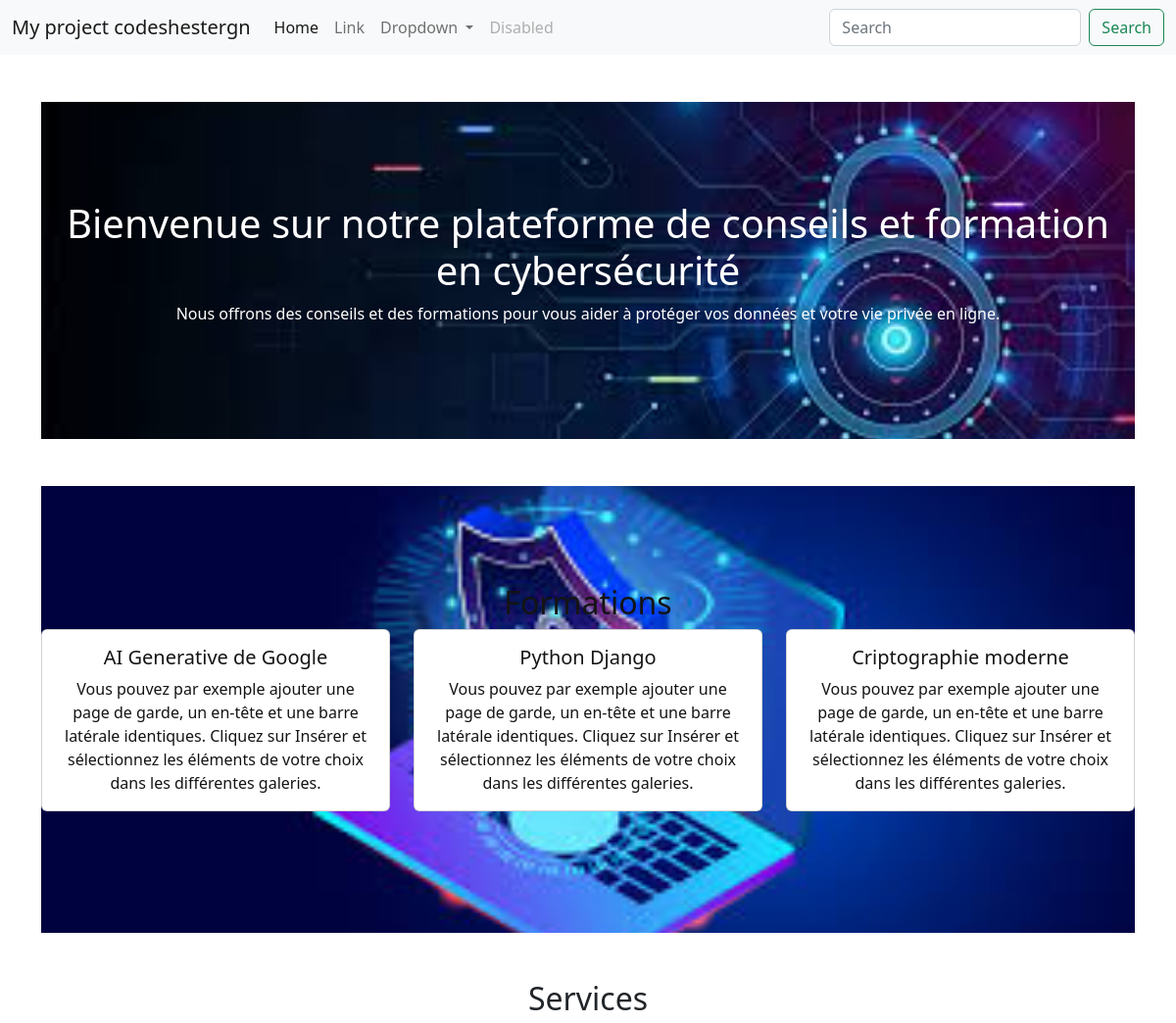
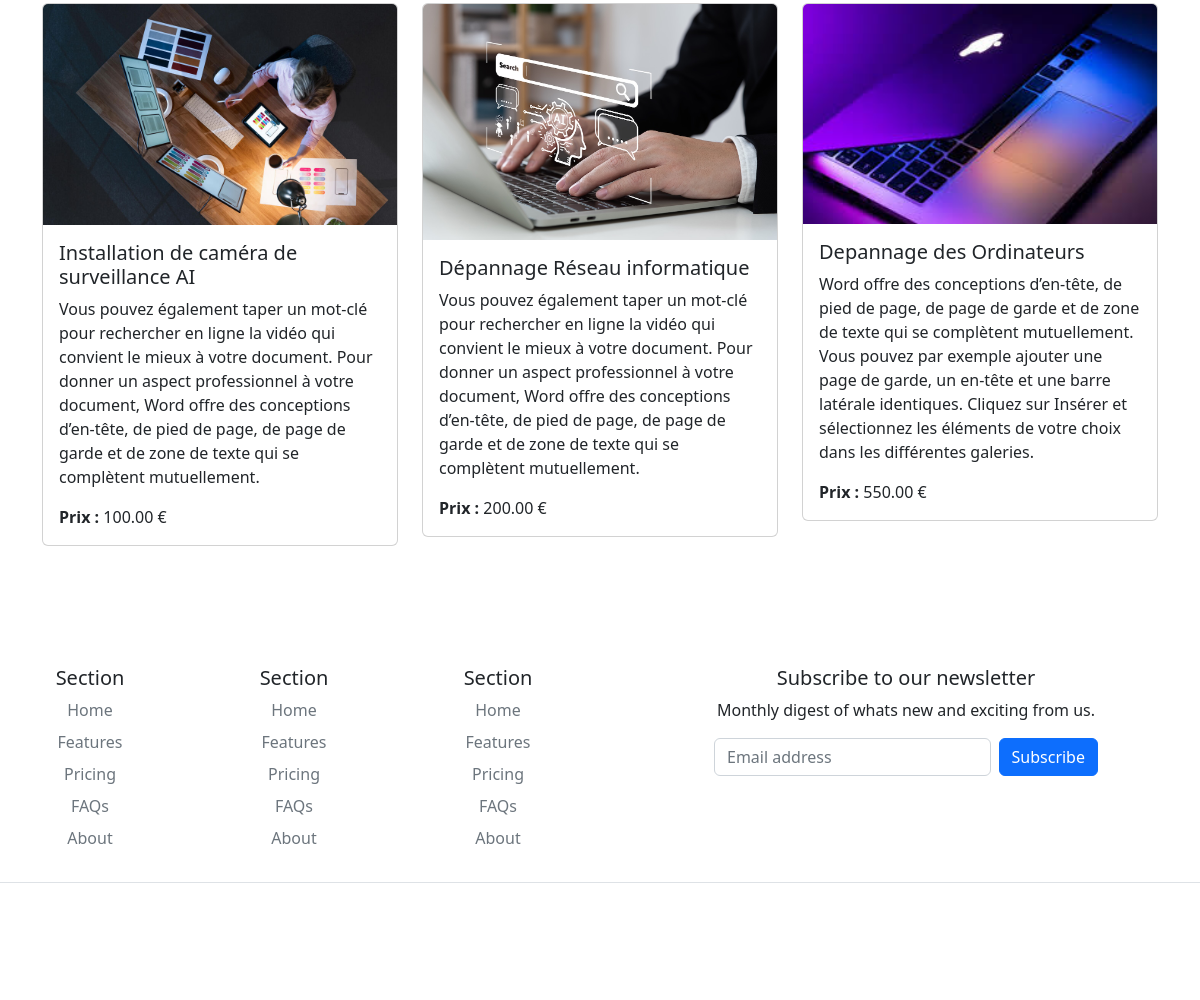
The page / on the database its author committed (2 pictures, top to bottom).
### formation/models.py (models this page shows, shortened)
class Formation(models.Model):
    title = models.CharField(max_length=100)
    description = models.TextField()
    certifier = models.BooleanField(default=False)
    price = models.DecimalField(max_digits=100, decimal_places=2)

### service/models.py (models this page shows, shortened)
class Service(models.Model):
    title = models.CharField(max_length=100)
    description = models.TextField()
    price = models.DecimalField(max_digits=10, decimal_places=2)
    image = models.ImageField(upload_to='images/service', blank=True)
    created_at = models.DateTimeField(auto_now_add=True)
    updated_at = models.DateTimeField(auto_now=True)

### home/views.py (the view)
# urls.py: path('', HomeView.as_view(), name='home'),
class HomeView(TemplateView):
    template_name = 'home/home.html'
    def get_context_data(self, **kwargs):
        context = super().get_context_data(**kwargs)
        context['formations'] = Formation.objects.all()
        context['services'] = Service.objects.all()
        return context

### home/templates/home/home.html (shortened to what this page needs)
<!DOCTYPE html>
{% load static %}
<html lang="en">
<head>
    <link href="https://cdn.jsdelivr.net/npm/bootstrap@5.2.3/dist/css/bootstrap.min.css" rel="stylesheet">
</head>
<body>
    <header>
        {% include 'home/navbar.html' %}
    </header>
    <main class="container mt-5">
        <section class="hero-section">
            <h1>Bienvenue sur notre plateforme de conseils et formation en cybersécurité</h1>
            <p>Nous offrons des conseils et des formations pour vous aider à protéger vos données et votre vie privée en ligne.</p>
        </section>
        <section id="formations" class="my-5">
            <h2 class="text-center">Formations</h2>
            <div class="row justify-content-center">
                {% for formation in formations %}
                    <div class="col-md-4 mb-4">
                        <div class="card">
                            <div class="card-body">
                                <h5 class="card-title">{{ formation.title }}</h5>
                                <p class="card-text">{{ formation.description }}</p>
                            </div>
                        </div>
                    </div>
                {% endfor %}
            </div>
        </section>
        <section id="services" class="my-5">
            <h2 class="text-center">Services</h2>
            <div class="row justify-content-center">
                {% for service in services %}
                    <div class="col-md-4 mb-4">
                        <div class="card">
                            {% if service.image %}
                                <img src="{{ service.image.url }}" class="card-img-top" alt="{{ service.title }}">
                            {% endif %}
                            <div class="card-body">
                                <h5 class="card-title">{{ service.title }}</h5>
                                <p class="card-text">{{ service.description }}</p>
                                <p class="card-text"><strong>Prix :</strong> {{ service.price }} €</p>
                            </div>
                        </div>
                    </div>
                {% endfor %}
            </div>
        </section>
    </main>
    <footer class="text-center mt-5">
        {% include 'home/footer.html' %}
    </footer>
</body>
</html>

### home/templates/home/navbar.html (shortened to what this page needs)
<nav class="navbar navbar-expand-lg bg-light">
    <div class="container-fluid">
      <a class="navbar-brand" href="#">My project codeshestergn</a>
      <div class="collapse navbar-collapse" id="navbarSupportedContent">
        <ul class="navbar-nav me-auto mb-2 mb-lg-0">
          <li class="nav-item">
            <a class="nav-link active" aria-current="page" href="#">Home</a>
          </li>
          <li class="nav-item">
            <a class="nav-link" href="#">Link</a>
          </li>
          <li class="nav-item dropdown">
            <a class="nav-link dropdown-toggle" href="#" role="button" data-bs-toggle="dropdown" aria-expanded="false">
              Dropdown
            </a>
          </li>
          <li class="nav-item">
            <a class="nav-link disabled">Disabled</a>
          </li>
        </ul>
        <form class="d-flex" role="search">
          <input class="form-control me-2" type="search" placeholder="Search" aria-label="Search">
          <button class="btn btn-outline-success" type="submit">Search</button>
        </form>
      </div>
    </div>
  </nav>

### home/templates/home/footer.html (shortened to what this page needs)
<footer class="py-5">
    <div class="row">
      <div class="col-2">
        <h5>Section</h5>
        <ul class="nav flex-column">
          <li class="nav-item mb-2"><a href="#" class="nav-link p-0 text-muted">Home</a></li>
          <li class="nav-item mb-2"><a href="#" class="nav-link p-0 text-muted">Features</a></li>
          <li class="nav-item mb-2"><a href="#" class="nav-link p-0 text-muted">Pricing</a></li>
          <li class="nav-item mb-2"><a href="#" class="nav-link p-0 text-muted">FAQs</a></li>
          <li class="nav-item mb-2"><a href="#" class="nav-link p-0 text-muted">About</a></li>
        </ul>
      </div>
      <div class="col-2">
        <h5>Section</h5>
        <ul class="nav flex-column">
          <li class="nav-item mb-2"><a href="#" class="nav-link p-0 text-muted">Home</a></li>
          <li class="nav-item mb-2"><a href="#" class="nav-link p-0 text-muted">Features</a></li>
          <li class="nav-item mb-2"><a href="#" class="nav-link p-0 text-muted">Pricing</a></li>
          <li class="nav-item mb-2"><a href="#" class="nav-link p-0 text-muted">FAQs</a></li>
          <li class="nav-item mb-2"><a href="#" class="nav-link p-0 text-muted">About</a></li>
        </ul>
      </div>
      <div class="col-2">
        <h5>Section</h5>
        <ul class="nav flex-column">
          <li class="nav-item mb-2"><a href="#" class="nav-link p-0 text-muted">Home</a></li>
          <li class="nav-item mb-2"><a href="#" class="nav-link p-0 text-muted">Features</a></li>
          <li class="nav-item mb-2"><a href="#" class="nav-link p-0 text-muted">Pricing</a></li>
          <li class="nav-item mb-2"><a href="#" class="nav-link p-0 text-muted">FAQs</a></li>
          <li class="nav-item mb-2"><a href="#" class="nav-link p-0 text-muted">About</a></li>
        </ul>
      </div>
      <div class="col-4 offset-1">
        <form>
          <h5>Subscribe to our newsletter</h5>
          <p>Monthly digest of whats new and exciting from us.</p>
          <div class="d-flex w-100 gap-2">
            <input id="newsletter1" type="text" class="form-control" placeholder="Email address">
            <button class="btn btn-primary" type="button">Subscribe</button>
          </div>
        </form>
      </div>
    </div>
    <div class="d-flex justify-content-between py-4 my-4 border-top">
      <ul class="list-unstyled d-flex">
        <li class="ms-3"><a class="link-dark" href="#"><svg class="bi" width="24" height="24"><use xlink:href="#twitter"></use></svg></a></li>
        <li class="ms-3"><a class="link-dark" href="#"><svg class="bi" width="24" height="24"><use xlink:href="#instagram"></use></svg></a></li>
        <li class="ms-3"><a class="link-dark" href="#"><svg class="bi" width="24" height="24"><use xlink:href="#facebook"></use></svg></a></li>
      </ul>
    </div>
  </footer>

### rows shown on the page
Formation: title "AI Generative de Google", description "Vous pouvez par exemple ajouter une page de garde, un en-tête et une barre latérale identiques. Cliquez sur Insérer et sélectionnez les éléments de votre choix dans les différentes galeries."
Formation: title "Python Django", description "Vous pouvez par exemple ajouter une page de garde, un en-tête et une barre latérale identiques. Cliquez sur Insérer et sélectionnez les éléments de votre choix dans les différentes galeries."
Formation: title "Criptographie moderne", description "Vous pouvez par exemple ajouter une page de garde, un en-tête et une barre latérale identiques. Cliquez sur Insérer et sélectionnez les éléments de votre choix dans les différentes galeries."
Service: image (picture), title "Installation de caméra de surveillance AI", description "Vous pouvez également taper un mot-clé pour rechercher en ligne la vidéo qui convient le mieux à votre document. Pour donner un aspect professionnel à votre document, Word offre des conceptions d’en-tête, de pied de page, de page de garde et de zone de texte qui se complètent mutuellement.", price "100.00"
Service: image (picture), title "Dépannage Réseau informatique", description "Vous pouvez également taper un mot-clé pour rechercher en ligne la vidéo qui convient le mieux à votre document. Pour donner un aspect professionnel à votre document, Word offre des conceptions d’en-tête, de pied de page, de page de garde et de zone de texte qui se complètent mutuellement.", price "200.00"
Service: image (picture), title "Depannage des Ordinateurs", description "Word offre des conceptions d’en-tête, de pied de page, de page de garde et de zone de texte qui se complètent mutuellement. Vous pouvez par exemple ajouter une page de garde, un en-tête et une barre latérale identiques. Cliquez sur Insérer et sélectionnez les éléments de votre choix dans les différentes galeries.", price "550.00"
